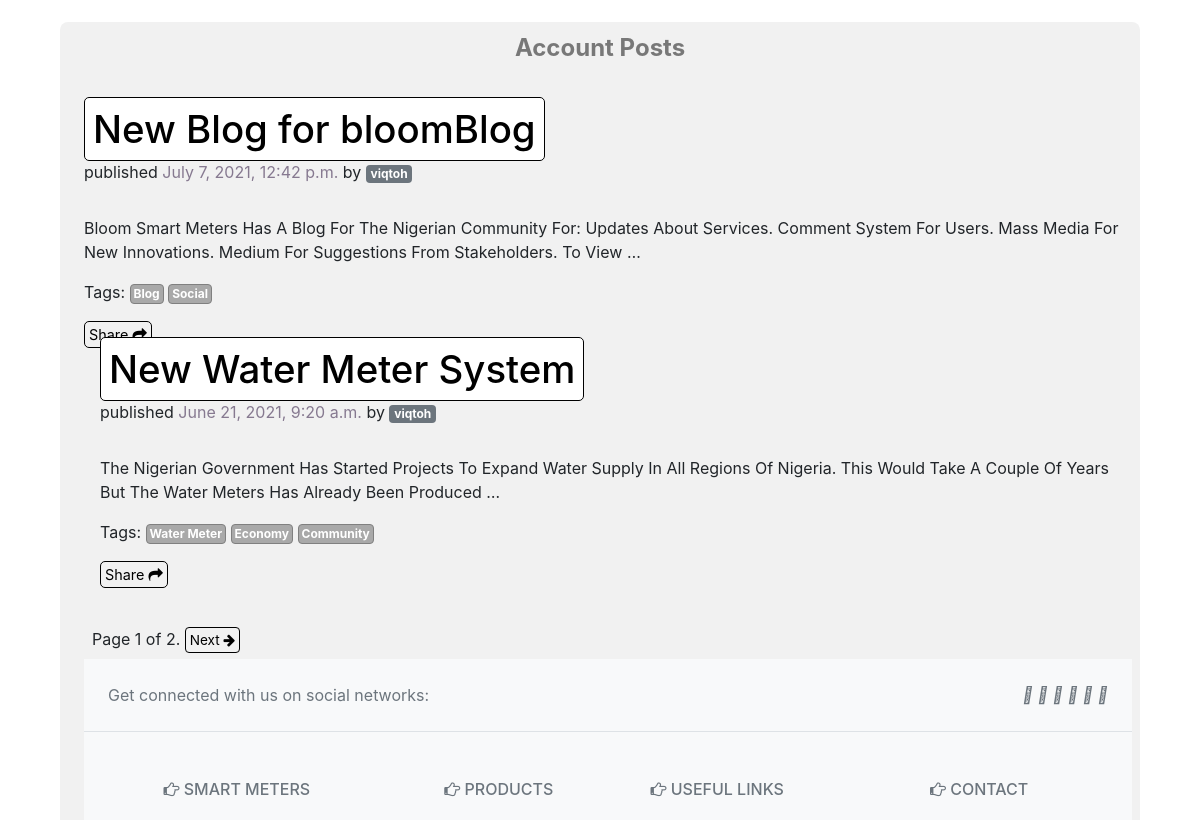
/account/viqtoh (middle part), run on an earlier commit of the app's database.
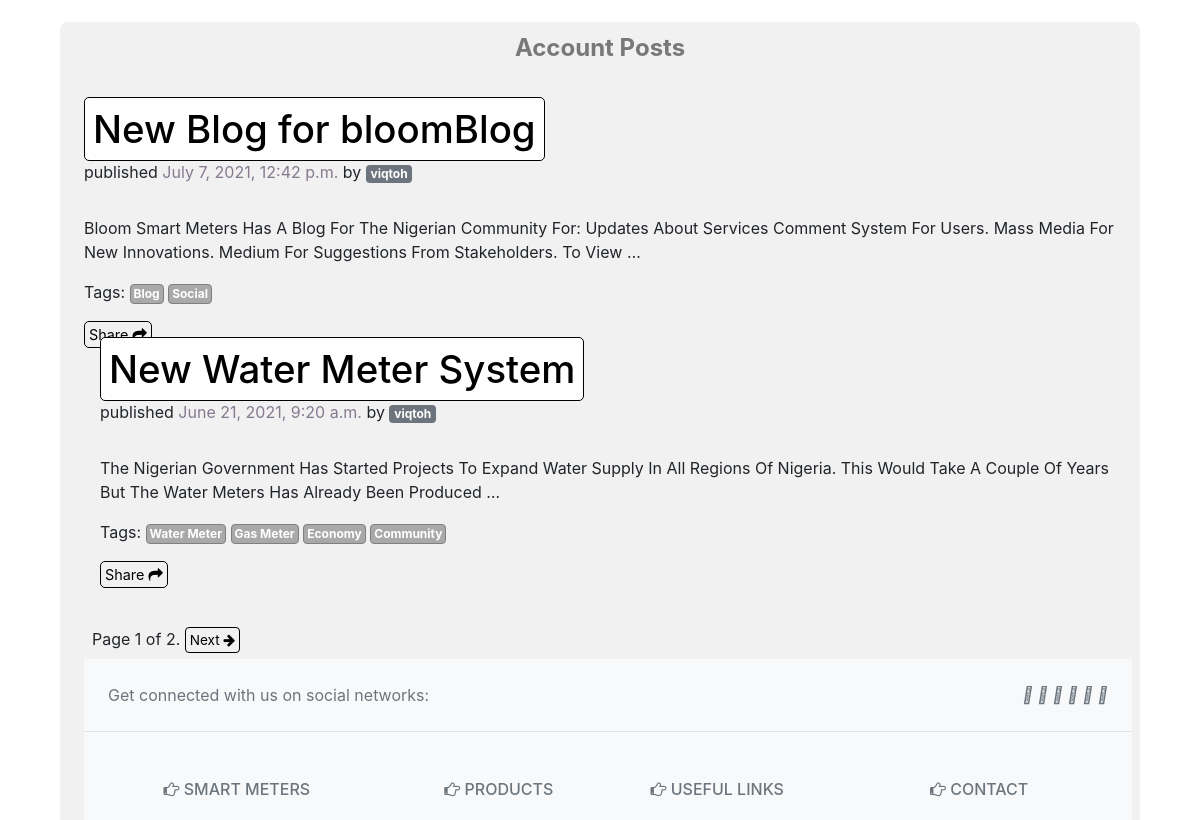
And on a later commit of the database.
### blog/models.py (models this page shows, shortened)
class Post(models.Model):
	STATUS_CHOICES =(('draft','Draft'),('published','Published'),)
	title=models.CharField(max_length = 250)
	slug = models.SlugField(max_length=250, unique_for_date='publish')
	author = models.ForeignKey(User, on_delete=models.CASCADE, related_name='blog_poosts')
	body = models.TextField()
	html = models.TextField(default=body)
	publish = models.DateTimeField(default=timezone.now)
	created = models.DateTimeField(auto_now_add=True)
	updated = models.DateTimeField(auto_now=True)
	status = models.CharField(max_length=10, choices=STATUS_CHOICES, default='published')
	objects = models.Manager()
	edited = models.BooleanField(default=0)
	published = PublishedManager()
	tags = TaggableManager()
	class Meta:
		ordering = ('-publish',)
	def get_absolute_url(self):
		return reverse('blog:post_detail',args=[self.publish.year,self.publish.month,self.publish.day,self.slug])

### blog/views.py (the view)
# urls.py: path('account/<str:username>',views.account,name='account'),
def account(request, username):
	Inipost=request.path
	pathUrl=Inipost
	user2 = User.objects.filter(username=username).first()
	object_list = Post.published.filter(author=user2).all()
	paginator = Paginator(object_list, 2)
	page = request.GET.get('page')
	try:
		posts= paginator.page(page)
	except PageNotAnInteger:
		posts = paginator.page(1)
	except EmptyPage:
		posts = paginator.page(paginator.num_pages)
	usrpost = Post.published.filter(author=user2)
	noP= len(usrpost)
	return render(request,'blog/account.html',{'user2':user2,'title':'Account','noP':noP,'page':page,'posts':posts,'PostUrl':pathUrl})

### blog/models.py (called while the page is built)
	def get_queryset(self):
		return super(PublishedManager, self).get_queryset().filter(status='published')

### blog/templates/blog/account.html (shortened to what this page needs)
{% extends "blog/base.html" %}
{% block content %}
	<div class="container accdiv mt-4 p-2 pb-5">
		<p class="text-center accTitle">Account Posts</p><br>
	{% for post in posts %}
		<div class="post1 ml-3">
			<h2 class="posthead"><a href="{{ post.get_absolute_url }}" class="linkTitle text-decoration-none"> {{ post.title | truncatechars:45 }}</a></h2>
			<p class="predate"> published  <p class="date">{{ post.publish }}</p> by <a class="author text-decoration-none badge badge-secondary" href="{% url 'blog:account' post.author %}">{{ post.author }}</a> </p>
			<p class="post1body">
			{% autoescape off %}
				{{ post.body|truncatewords:30|linebreaks }}
			{% endautoescape %}
			</p>
			<p class="tags inline">Tags:
			{% for tag in post.tags.all %}
				<a href="{% url 'blog:home_by_tag' tag.slug %}" class="badge text-decoration-none tag-button tactive">{{ tag.name }}</a>
			{% empty %}
				<p class="inline badge tag-button">No tags on this post.<p>
			{% endfor %}
		</p>
		<div>
		<a href="mailto:mail@example.com?subject=Check%20Out%20This%20Post&body=Check%20This%20Out:%20http://localhost:8000/{{ PostUrl }}" class="sharePost text-decoration-none">Share <i class="fa fa-share mt-4"></i></a>
		</div>
	{% endfor %}
	</div>
	<div class="container mt-2 p-2">
		{% include "paginator.html" with page=posts %}
	</div>
{% endblock %}

What changed in the data, as far as the page shows it:
changed Post "New Blog for bloomBlog": body "…Community For: Updates About Services. Comment System For Users.…" → "…Community For: Updates About Services Comment System For Users.…"
changed Post "New Water Meter System": gains Tag (name "Gas Meter")
